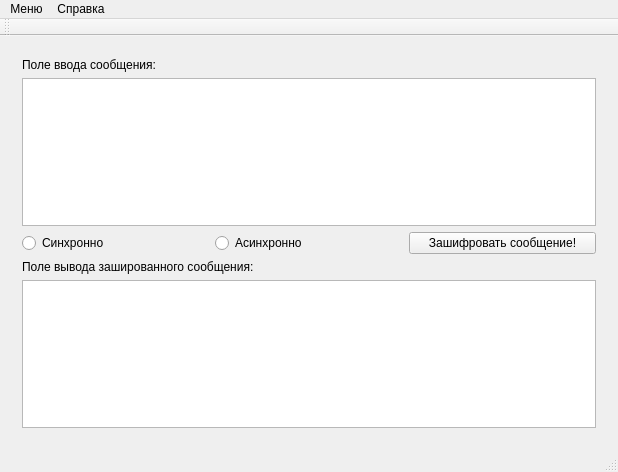
<?xml version="1.0" encoding="UTF-8"?>
<ui version="4.0">
 <class>SynchAsynchEncryptionClass</class>
 <widget class="QMainWindow" name="SynchAsynchEncryptionClass">
  <property name="geometry">
   <rect>
    <x>0</x>
    <y>0</y>
    <width>618</width>
    <height>472</height>
   </rect>
  </property>
  <property name="sizePolicy">
   <sizepolicy hsizetype="Preferred" vsizetype="Preferred">
    <horstretch>0</horstretch>
    <verstretch>0</verstretch>
   </sizepolicy>
  </property>
  <property name="windowTitle">
   <string>SynchAsynchEncryption</string>
  </property>
  <property name="autoFillBackground">
   <bool>false</bool>
  </property>
  <widget class="QWidget" name="centralWidget">
   <layout class="QVBoxLayout" name="verticalLayout_10">
    <item>
     <widget class="QStackedWidget" name="stackedWidget">
      <property name="currentIndex">
       <number>1</number>
      </property>
      <widget class="QWidget" name="mainPage">
       <layout class="QVBoxLayout" name="verticalLayout_2">
        <item>
         <widget class="QPushButton" name="encryptPageButton">
          <property name="sizePolicy">
           <sizepolicy hsizetype="Preferred" vsizetype="Preferred">
            <horstretch>0</horstretch>
            <verstretch>0</verstretch>
           </sizepolicy>
          </property>
          <property name="text">
           <string>Шифровка</string>
          </property>
         </widget>
        </item>
        <item>
         <widget class="QPushButton" name="decryptPageButton">
          <property name="sizePolicy">
           <sizepolicy hsizetype="Preferred" vsizetype="Preferred">
            <horstretch>0</horstretch>
            <verstretch>0</verstretch>
           </sizepolicy>
          </property>
          <property name="text">
           <string>Дешифровка</string>
          </property>
         </widget>
        </item>
        <item>
         <widget class="QPushButton" name="electronicSignaturePageButton">
          <property name="sizePolicy">
           <sizepolicy hsizetype="Preferred" vsizetype="Preferred">
            <horstretch>0</horstretch>
            <verstretch>0</verstretch>
           </sizepolicy>
          </property>
          <property name="text">
           <string>Электронная подпись</string>
          </property>
         </widget>
        </item>
        <item>
         <widget class="QPushButton" name="settingsPageButton">
          <property name="sizePolicy">
           <sizepolicy hsizetype="Preferred" vsizetype="Preferred">
            <horstretch>0</horstretch>
            <verstretch>0</verstretch>
           </sizepolicy>
          </property>
          <property name="text">
           <string>Настройки</string>
          </property>
         </widget>
        </item>
        <item>
         <widget class="QPushButton" name="exitButton">
          <property name="sizePolicy">
           <sizepolicy hsizetype="Preferred" vsizetype="Preferred">
            <horstretch>0</horstretch>
            <verstretch>0</verstretch>
           </sizepolicy>
          </property>
          <property name="text">
           <string>Выход</string>
          </property>
         </widget>
        </item>
       </layout>
      </widget>
      <widget class="QWidget" name="encryptionPage">
       <layout class="QVBoxLayout" name="verticalLayout">
        <item>
         <layout class="QVBoxLayout" name="verticalLayout_3">
          <item>
           <widget class="QLabel" name="label_1_EP">
            <property name="text">
             <string>Поле ввода сообщения:</string>
            </property>
           </widget>
          </item>
          <item>
           <widget class="QPlainTextEdit" name="plainTextEditInput_EP"/>
          </item>
         </layout>
        </item>
        <item>
         <layout class="QHBoxLayout" name="horizontalLayout">
          <item>
           <widget class="QRadioButton" name="synchRadioButton_EP">
            <property name="text">
             <string>Синхронно</string>
            </property>
           </widget>
          </item>
          <item>
           <widget class="QRadioButton" name="asynchRadioButton_EP">
            <property name="text">
             <string>Асинхронно</string>
            </property>
           </widget>
          </item>
          <item>
           <widget class="QPushButton" name="encryptButton">
            <property name="text">
             <string>Зашифровать сообщение!</string>
            </property>
           </widget>
          </item>
         </layout>
        </item>
        <item>
         <layout class="QVBoxLayout" name="verticalLayout_4">
          <item>
           <widget class="QLabel" name="label_2_EP">
            <property name="text">
             <string>Поле вывода зашированного сообщения:</string>
            </property>
           </widget>
          </item>
          <item>
           <widget class="QPlainTextEdit" name="plainTextEditOutput_EP"/>
          </item>
         </layout>
        </item>
       </layout>
      </widget>
      <widget class="QWidget" name="decryptionPage">
       <layout class="QVBoxLayout" name="verticalLayout_7">
        <item>
         <layout class="QVBoxLayout" name="verticalLayout_5">
          <item>
           <widget class="QSplitter" name="splitter">
            <property name="orientation">
             <enum>Qt::Orientation::Horizontal</enum>
            </property>
            <widget class="QLabel" name="label_1_DP">
             <property name="text">
              <string>Поле ввода зашифрованного сообщения:</string>
             </property>
            </widget>
            <widget class="QPushButton" name="checkKeyButton">
             <property name="text">
              <string>Просмотр ключей -&gt;</string>
             </property>
            </widget>
           </widget>
          </item>
          <item>
           <widget class="QPlainTextEdit" name="plainTextEditInput_DP"/>
          </item>
         </layout>
        </item>
        <item>
         <layout class="QHBoxLayout" name="horizontalLayout_3">
          <item>
           <widget class="QRadioButton" name="synchRadioButton_DP">
            <property name="text">
             <string>Синхронно</string>
            </property>
           </widget>
          </item>
          <item>
           <widget class="QRadioButton" name="asynchRadioButton_DP">
            <property name="text">
             <string>Асинхронно</string>
            </property>
           </widget>
          </item>
          <item>
           <widget class="QPushButton" name="decryptButton">
            <property name="text">
             <string>Расшифровать сообщение!</string>
            </property>
           </widget>
          </item>
         </layout>
        </item>
        <item>
         <layout class="QVBoxLayout" name="verticalLayout_6">
          <item>
           <widget class="QLabel" name="label_2_DP">
            <property name="text">
             <string>Поле вывода расшифрованного сообщения:</string>
            </property>
           </widget>
          </item>
          <item>
           <widget class="QPlainTextEdit" name="plainTextEditOutput_DP"/>
          </item>
         </layout>
        </item>
       </layout>
      </widget>
      <widget class="QWidget" name="checkKeyPage">
       <layout class="QVBoxLayout" name="verticalLayout_11">
        <item>
         <layout class="QVBoxLayout" name="verticalLayout_8">
          <item>
           <widget class="QSplitter" name="splitter_2">
            <property name="orientation">
             <enum>Qt::Orientation::Horizontal</enum>
            </property>
            <widget class="QLabel" name="label_1_CKP">
             <property name="text">
              <string>Текущий симетричный ключь:</string>
             </property>
            </widget>
            <widget class="QPushButton" name="backButton_CKP">
             <property name="text">
              <string>Вернуться назад</string>
             </property>
            </widget>
           </widget>
          </item>
          <item>
           <widget class="QPlainTextEdit" name="plainTextEditKeySynch"/>
          </item>
         </layout>
        </item>
        <item>
         <layout class="QVBoxLayout" name="verticalLayout_9">
          <item>
           <widget class="QLabel" name="label_2_CKP">
            <property name="text">
             <string>Текущий асиметричный ключь:</string>
            </property>
           </widget>
          </item>
          <item>
           <widget class="QPlainTextEdit" name="plainTextEditKeyAsynch"/>
          </item>
         </layout>
        </item>
       </layout>
      </widget>
      <widget class="QWidget" name="page_2">
       <widget class="QToolButton" name="toolButton">
        <property name="geometry">
         <rect>
          <x>10</x>
          <y>20</y>
          <width>71</width>
          <height>61</height>
         </rect>
        </property>
        <property name="text">
         <string>...</string>
        </property>
       </widget>
      </widget>
      <widget class="QWidget" name="page_5">
       <widget class="QPushButton" name="pushButton_3">
        <property name="geometry">
         <rect>
          <x>250</x>
          <y>330</y>
          <width>75</width>
          <height>24</height>
         </rect>
        </property>
        <property name="text">
         <string>PushButton</string>
        </property>
       </widget>
      </widget>
     </widget>
    </item>
   </layout>
  </widget>
  <widget class="QMenuBar" name="menuBar">
   <property name="geometry">
    <rect>
     <x>0</x>
     <y>0</y>
     <width>618</width>
     <height>33</height>
    </rect>
   </property>
   <property name="defaultUp">
    <bool>false</bool>
   </property>
   <property name="nativeMenuBar">
    <bool>true</bool>
   </property>
   <widget class="QMenu" name="menu">
    <property name="title">
     <string>Меню</string>
    </property>
    <addaction name="mMainPage"/>
    <addaction name="mSettings"/>
    <addaction name="mEncryptPage"/>
    <addaction name="mDecryptPage"/>
    <addaction name="mElectronicSignaturePage"/>
    <addaction name="mExit"/>
   </widget>
   <widget class="QMenu" name="reference">
    <property name="title">
     <string>Справка</string>
    </property>
    <addaction name="rGetHelp"/>
   </widget>
   <addaction name="menu"/>
   <addaction name="reference"/>
  </widget>
  <widget class="QStatusBar" name="statusBar"/>
  <widget class="QToolBar" name="toolBar">
   <property name="windowTitle">
    <string>toolBar</string>
   </property>
   <attribute name="toolBarArea">
    <enum>TopToolBarArea</enum>
   </attribute>
   <attribute name="toolBarBreak">
    <bool>false</bool>
   </attribute>
  </widget>
  <action name="mElectronicSignaturePage">
   <property name="text">
    <string>Электронная подпись</string>
   </property>
  </action>
  <action name="MSettingsPage">
   <property name="text">
    <string>Настройки</string>
   </property>
  </action>
  <action name="mExit">
   <property name="text">
    <string>Выход</string>
   </property>
  </action>
  <action name="mESynch">
   <property name="text">
    <string>Синхронная</string>
   </property>
  </action>
  <action name="action_7">
   <property name="text">
    <string>Синхронная</string>
   </property>
  </action>
  <action name="mEAsynch">
   <property name="text">
    <string>Асинхронная</string>
   </property>
  </action>
  <action name="action_9">
   <property name="text">
    <string>Синхронная</string>
   </property>
  </action>
  <action name="mDSynch">
   <property name="text">
    <string>Синхронная</string>
   </property>
  </action>
  <action name="mDAsynch">
   <property name="text">
    <string>Асинхронная</string>
   </property>
  </action>
  <action name="MBackPage">
   <property name="text">
    <string>Назад</string>
   </property>
  </action>
  <action name="mMainPage">
   <property name="text">
    <string>Главная страница</string>
   </property>
  </action>
  <action name="mSettings">
   <property name="text">
    <string>Настройки</string>
   </property>
  </action>
  <action name="rGetHelp">
   <property name="text">
    <string>Получить помощь</string>
   </property>
  </action>
  <action name="mEncryptPage">
   <property name="text">
    <string>Шифровка</string>
   </property>
  </action>
  <action name="mDecryptPage">
   <property name="text">
    <string>Дешифровка</string>
   </property>
  </action>
 </widget>
 <layoutdefault spacing="6" margin="11"/>
 <resources>
  <include location="SynchAsynchEncryption.qrc"/>
 </resources>
 <connections/>
 <slots>
  <slot>slotCustom()</slot>
 </slots>
</ui>
